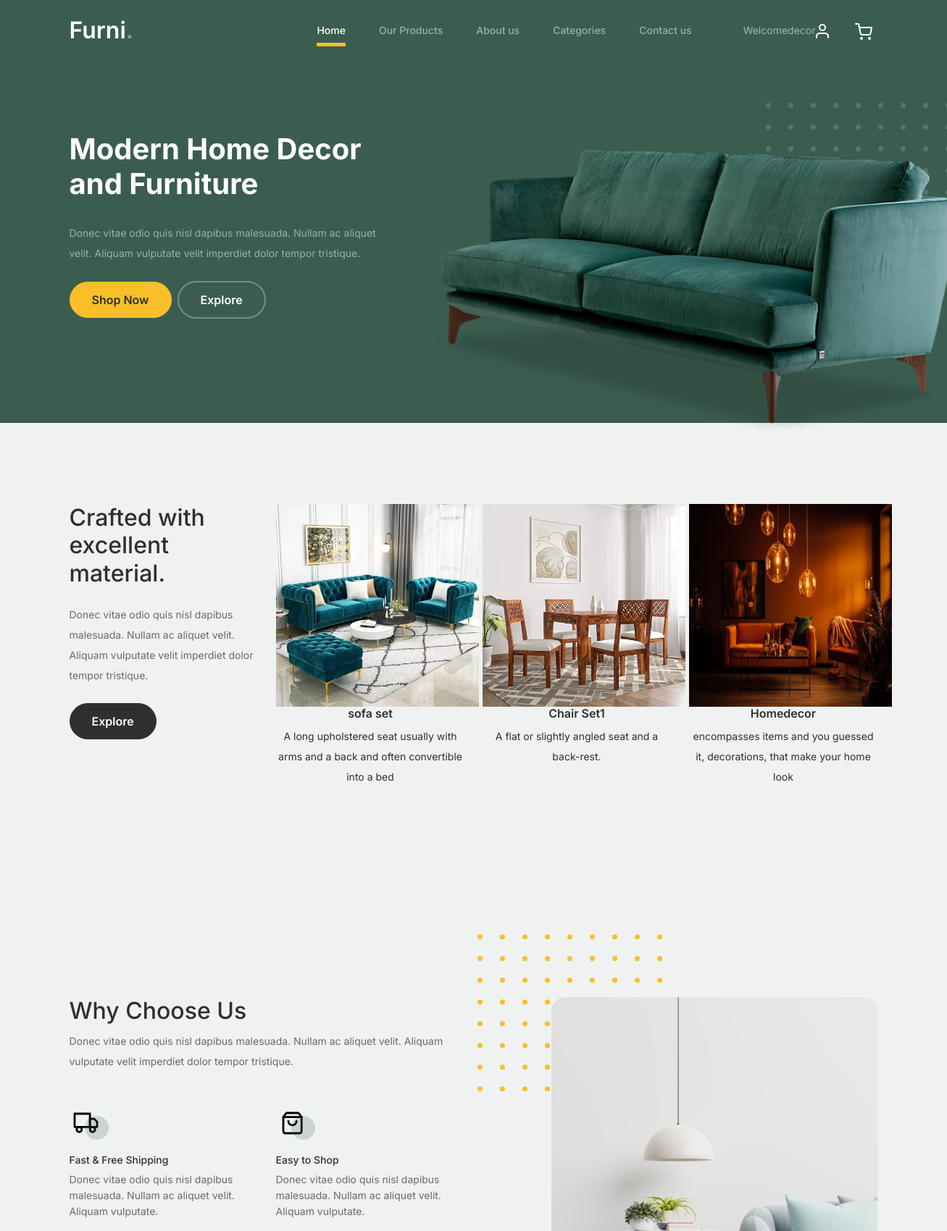
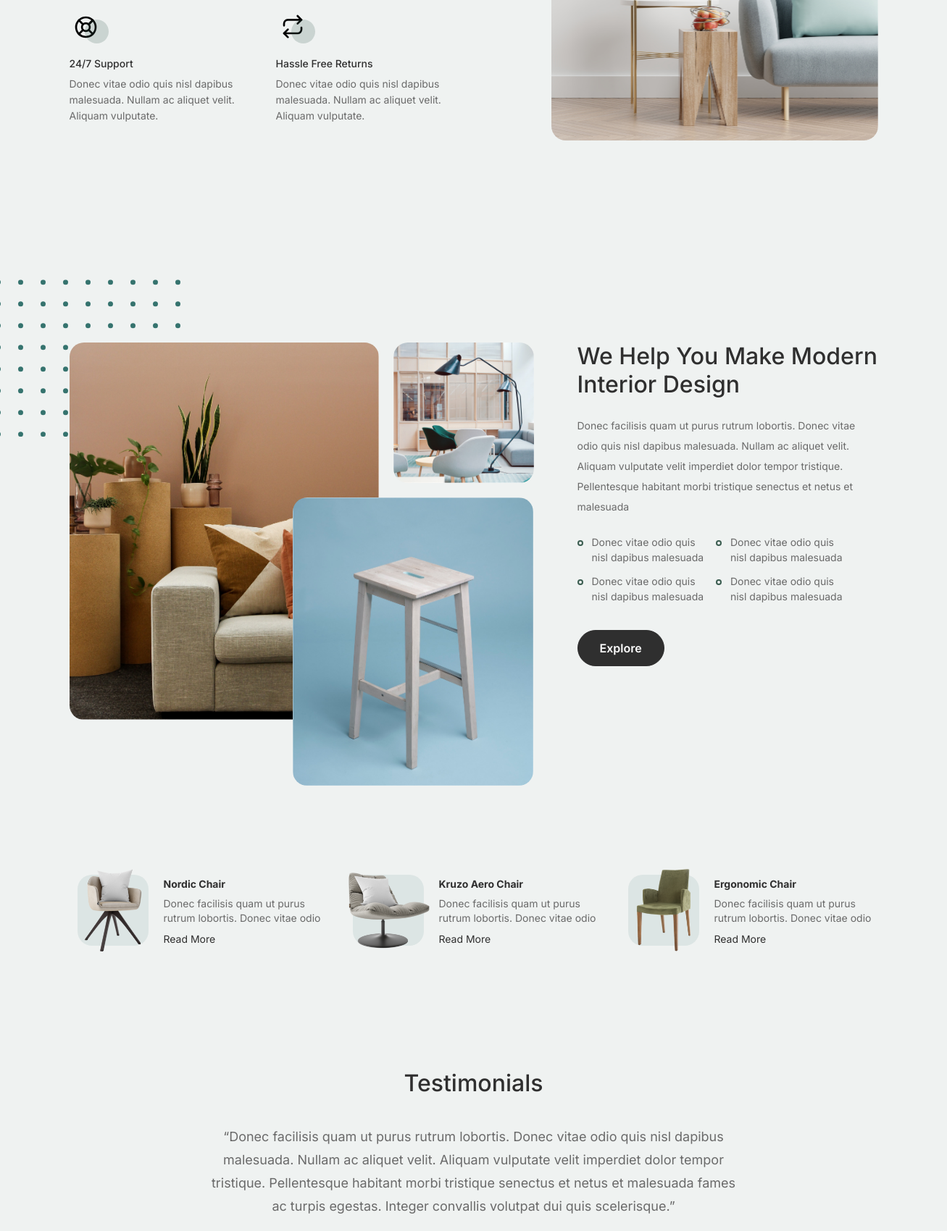
The app's page / (signed in, upper part) with its own data (2 pictures, top to bottom).
### LibApp/models.py (models this page shows)
class formdb(models.Model):
    catname = models.CharField(max_length=100,null=True,blank=True)
    des = models.CharField(max_length=100,null=True,blank=True)
    img = models.ImageField(upload_to="category Images",null=True,blank=True)

### DecoApp/views.py (the view)
# urls.py: path('',views.home_page,name="Home"),
def home_page(int):
    cat = formdb.objects.all()
    return render(int,"Home.html",{'cat':cat})

### DecoApp/templates/Home.html (shortened to what this page needs)
<!doctype html>
{% load static %}
<html lang="en">
<head>
		<link href="{% static 'lod/css/bootstrap.min.css' %}" rel="stylesheet">
		<link href="https://cdnjs.cloudflare.com/ajax/libs/font-awesome/6.0.0-beta3/css/all.min.css" rel="stylesheet">
		<link href="{% static 'lod/css/tiny-slider.css' %}" rel="stylesheet">
		<link href="{% static 'lod/css/style.css' %}" rel="stylesheet">
	</head>
	<body>
		<nav class="custom-navbar navbar navbar navbar-expand-md navbar-dark bg-dark" arial-label="Furni navigation bar">
			<div class="container">
				<a class="navbar-brand" href="index.html">Furni<span>.</span></a>
				<div class="collapse navbar-collapse" id="navbarsFurni">
					<ul class="custom-navbar-nav navbar-nav ms-auto mb-2 mb-md-0">
						<li class="nav-item active">
							<a class="nav-link" href="{% url 'Home' %}">Home</a>
						</li>
						<li><a class="nav-link" href="{% url 'Shop' %}">Our Products</a></li>
						<li><a class="nav-link" href="{% url 'About' %}">About us</a></li>
						<li class="dropdown" >
    						<a class="nav-link" href="#" role="button" data-bs-toggle="dropdown" aria-expanded="false">Categories</a>
						</li>
						<li><a class="nav-link" href="{% url 'Contact' %}">Contact us</a></li>
					</ul>
					<ul class="custom-navbar-cta navbar-nav mb-2 mb-md-0 ms-5">
						{% if request.session.name %}
						<li><a class="nav-link" href="{% url 'sessionlogout' %}">Welcome{{request.session.name}}<img src="{% static 'lod/images/user.svg' %}"></a></li>
						{% else %}
						<li><a class="nav-link" href="{% url 'signup_page' %}">Login/Signup</a></li>
						{% endif %}
						<li><a class="nav-link" href="{% url 'cart_page' %}"><img src="{% static 'lod/images/cart.svg' %}"></a></li>
					</ul>
				</div>
			</div>
		</nav>
			<div class="hero">
				<div class="container">
					<div class="row justify-content-between">
						<div class="col-lg-5">
							<div class="intro-excerpt">
								<h1>Modern Home Decor <span clsas="d-block">and Furniture</span></h1>
								<p class="mb-4">Donec vitae odio quis nisl dapibus malesuada. Nullam ac aliquet velit. Aliquam vulputate velit imperdiet dolor tempor tristique.</p>
								<p><a href="" class="btn btn-secondary me-2">Shop Now</a><a href="#" class="btn btn-white-outline">Explore</a></p>
							</div>
						</div>
						<div class="col-lg-7">
							<div class="hero-img-wrap">
								<img src="{% static 'lod/images/couch.png' %}" class="img-fluid">
							</div>
						</div>
					</div>
				</div>
			</div>
		<div class="product-section">
			<div class="container">
				<div class="row">
					<div class="col-md-12 col-lg-3 mb-5 mb-lg-0">
						<h2 class="mb-4 section-title">Crafted with excellent material.</h2>
						<p class="mb-4">Donec vitae odio quis nisl dapibus malesuada. Nullam ac aliquet velit. Aliquam vulputate velit imperdiet dolor tempor tristique. </p>
						<p><a href="shop.html" class="btn">Explore</a></p>
					</div>
					{% for i in cat %}
					<div class="col-12 col-md-4 col-lg-3 mb-5 mb-md-0">
						<a class="product-item" href="{% url 'single_page' pro_id=i.id %}">
							<img src="{{i.img.url}}" height="280px" width="280px" >
							<h3 class="product-title">{{i.catname}}</h3>
							<p class="product-price">{{i.des}}</p>
						</a>
					</div>
					{% endfor %}
				</div>
			</div>
		</div>
		<div class="why-choose-section">
			<div class="container">
				<div class="row justify-content-between">
					<div class="col-lg-6">
						<h2 class="section-title">Why Choose Us</h2>
						<p>Donec vitae odio quis nisl dapibus malesuada. Nullam ac aliquet velit. Aliquam vulputate velit imperdiet dolor tempor tristique.</p>
						<div class="row my-5">
							<div class="col-6 col-md-6">
								<div class="feature">
									<div class="icon">
										<img src="{% static 'lod/images/truck.svg' %}" alt="Image" class="imf-fluid">
									</div>
									<h3>Fast &amp; Free Shipping</h3>
									<p>Donec vitae odio quis nisl dapibus malesuada. Nullam ac aliquet velit. Aliquam vulputate.</p>
								</div>
							</div>
							<div class="col-6 col-md-6">
								<div class="feature">
									<div class="icon">
										<img src="{% static 'lod/images/bag.svg' %}" alt="Image" class="imf-fluid">
									</div>
									<h3>Easy to Shop</h3>
									<p>Donec vitae odio quis nisl dapibus malesuada. Nullam ac aliquet velit. Aliquam vulputate.</p>
								</div>
							</div>
							<div class="col-6 col-md-6">
								<div class="feature">
									<div class="icon">
										<img src="{% static 'lod/images/support.svg' %}" alt="Image" class="imf-fluid">
									</div>
									<h3>24/7 Support</h3>
									<p>Donec vitae odio quis nisl dapibus malesuada. Nullam ac aliquet velit. Aliquam vulputate.</p>
								</div>
							</div>
							<div class="col-6 col-md-6">
								<div class="feature">
									<div class="icon">
										<img src="{% static 'lod/images/return.svg' %}" alt="Image" class="imf-fluid">
									</div>
									<h3>Hassle Free Returns</h3>
									<p>Donec vitae odio quis nisl dapibus malesuada. Nullam ac aliquet velit. Aliquam vulputate.</p>
								</div>
							</div>
						</div>
					</div>
					<div class="col-lg-5">
						<div class="img-wrap">
							<img src="{% static 'lod/images/why-choose-us-img.jpg' %}" alt="Image" class="img-fluid">
						</div>
					</div>
				</div>
			</div>
		</div>
		<div class="we-help-section">
			<div class="container">
				<div class="row justify-content-between">
					<div class="col-lg-7 mb-5 mb-lg-0">
						<div class="imgs-grid">
							<div class="grid grid-1"><img src="{% static 'lod/images/img-grid-1.jpg' %}" alt="Untree.co"></div>
							<div class="grid grid-2"><img src="{% static 'lod/images/img-grid-2.jpg' %}" alt="Untree.co"></div>
							<div class="grid grid-3"><img src="{% static 'lod/images/img-grid-3.jpg' %}" alt="Untree.co"></div>
						</div>
					</div>
					<div class="col-lg-5 ps-lg-5">
						<h2 class="section-title mb-4">We Help You Make Modern Interior Design</h2>
						<p>Donec facilisis quam ut purus rutrum lobortis. Donec vitae odio quis nisl dapibus malesuada. Nullam ac aliquet velit. Aliquam vulputate velit imperdiet dolor tempor tristique. Pellentesque habitant morbi tristique senectus et netus et malesuada</p>
						<ul class="list-unstyled custom-list my-4">
							<li>Donec vitae odio quis nisl dapibus malesuada</li>
							<li>Donec vitae odio quis nisl dapibus malesuada</li>
							<li>Donec vitae odio quis nisl dapibus malesuada</li>
							<li>Donec vitae odio quis nisl dapibus malesuada</li>
						</ul>
						<p><a herf="#" class="btn">Explore</a></p>
					</div>
				</div>
			</div>
		</div>
		<div class="popular-product">
			<div class="container">
				<div class="row">
					<div class="col-12 col-md-6 col-lg-4 mb-4 mb-lg-0">
						<div class="product-item-sm d-flex">
							<div class="thumbnail">
								<img src="{% static 'lod/images/product-1.png' %}" alt="Image" class="img-fluid">
							</div>
							<div class="pt-3">
								<h3>Nordic Chair</h3>
								<p>Donec facilisis quam ut purus rutrum lobortis. Donec vitae odio </p>
								<p><a href="#">Read More</a></p>
							</div>
						</div>
					</div>
					<div class="col-12 col-md-6 col-lg-4 mb-4 mb-lg-0">
						<div class="product-item-sm d-flex">
							<div class="thumbnail">
								<img src="{% static 'lod/images/product-2.png' %}" alt="Image" class="img-fluid">
							</div>
							<div class="pt-3">
								<h3>Kruzo Aero Chair</h3>
								<p>Donec facilisis quam ut purus rutrum lobortis. Donec vitae odio </p>
								<p><a href="#">Read More</a></p>
							</div>
						</div>
					</div>
					<div class="col-12 col-md-6 col-lg-4 mb-4 mb-lg-0">
						<div class="product-item-sm d-flex">
							<div class="thumbnail">
								<img src="{% static 'lod/images/product-3.png' %}" alt="Image" class="img-fluid">
							</div>
							<div class="pt-3">
								<h3>Ergonomic Chair</h3>
								<p>Donec facilisis quam ut purus rutrum lobortis. Donec vitae odio </p>
								<p><a href="#">Read More</a></p>
							</div>
						</div>
					</div>
				</div>
			</div>
		</div>
		<div class="testimonial-section">
			<div class="container">
				<div class="row">
					<div class="col-lg-7 mx-auto text-center">
						<h2 class="section-title">Testimonials</h2>
					</div>
				</div>
				<div class="row justify-content-center">
					<div class="col-lg-12">
						<div class="testimonial-slider-wrap text-center">
							<div class="testimonial-slider">
								<div class="item">
									<div class="row justify-content-center">
										<div class="col-lg-8 mx-auto">
											<div class="testimonial-block text-center">
												<blockquote class="mb-5">
													<p>&ldquo;Donec facilisis quam ut purus rutrum lobortis. Donec vitae odio quis nisl dapibus malesuada. Nullam ac aliquet velit. Aliquam vulputate velit imperdiet dolor tempor tristique. Pellentesque habitant morbi tristique senectus et netus et malesuada fames ac turpis egestas. Integer convallis volutpat dui quis scelerisque.&rdquo;</p>
												</blockquote>
											</div>
										</div>
									</div>
								</div>
								<div class="item">
									<div class="row justify-content-center">
									</div>
								</div>
								<div class="item">
									<div class="row justify-content-center">
									</div>
								</div>
							</div>
						</div>
					</div>
				</div>
			</div>
		</div>
	</body>
</html>

### DecoApp/static/lod/css/tiny-slider.css (style rules this page uses)
.tns-slider { -webkit-transition:all 0s;-moz-transition:all 0s;transition:all 0s }
.tns-slider>.tns-item { -webkit-box-sizing:border-box;-moz-box-sizing:border-box;box-sizing:border-box }
.tns-horizontal.tns-subpixel { white-space:nowrap }
.tns-horizontal.tns-subpixel>.tns-item { display:inline-block;vertical-align:top;white-space:normal }

### records on screen
formdb: img (picture), catname "sofa set", des "A long upholstered seat usually with arms and a back and often convertible into a bed"
formdb: img (picture), catname "Chair Set1", des "A flat or slightly angled seat and a back-rest."
formdb: img (picture), catname "Homedecor", des "encompasses items and you guessed it, decorations, that make your home look"

### other values on screen
{{ request.session.name }} "decor"
